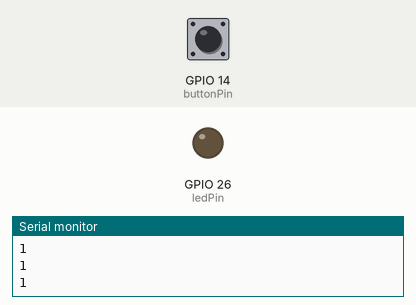
Recording of a sketch running on a simulated ESP32. Shown: output pins drawn as LEDs (lit = HIGH), the last lines printed to the serial monitor. The test bench sets the inputs (shaded band); at power-on: GPIO 14 (buttonPin) HIGH.

Above: at 1.2 s.
1.3 s: GPIO 14 (buttonPin) pulled LOW for 0.15 s
At 1.5 s:
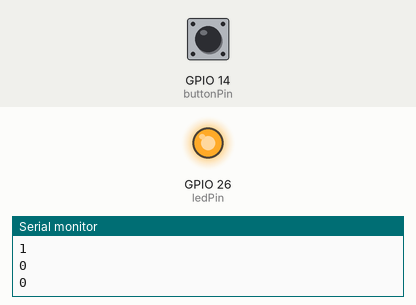
3.1 s: GPIO 14 (buttonPin) pulled LOW for 3.2 s
At 7.2 s:
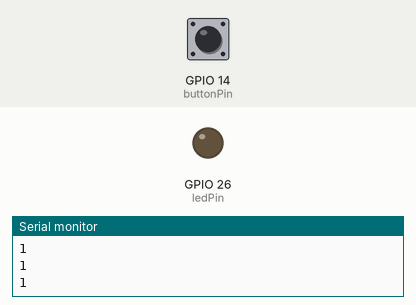
Timing chart, 0 to 8.7 s (numbered marks = the images above; inputs shaded):
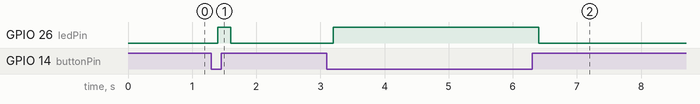

Measured:
- after the input at 1.3 s, GPIO 26 (ledPin): LOW → HIGH after 0.10 s, → LOW 0.20 s later
- after the input at 3.1 s, GPIO 26 (ledPin): LOW → HIGH after 0.10 s, → LOW 3.2 s later

The sketch:

Two_Kinds_of_Transistors.ino
```cpp
/*
 * Filename: Two Kinds of Transistors
 * Function: Under different transistors, button controls the LED on and off
 * Compiling IDE：ARDUINO 2.3.3
 * Author: https://www.keyestudio.com/
*/
// set pin numbers
const int buttonPin = 14;  // Button pin
const int ledPin = 26;     // LED pin

// variable for storing the button status
int buttonState = 0;

void setup() {
  Serial.begin(9600);
  // initialize the button pin as an input
  pinMode(buttonPin, INPUT);
  // initialize the LED pin as an output
  pinMode(ledPin, OUTPUT);
}

void loop() {
  // read the state of the button value
  buttonState = digitalRead(buttonPin);
  Serial.println(buttonState);
  delay(100);
  // if the button is pressed, the buttonState is LOW
  if (buttonState == LOW) {
    // turn LED on
    digitalWrite(ledPin, HIGH);

  } else {
    // turn LED off
    digitalWrite(ledPin, LOW);
  }
}
```
